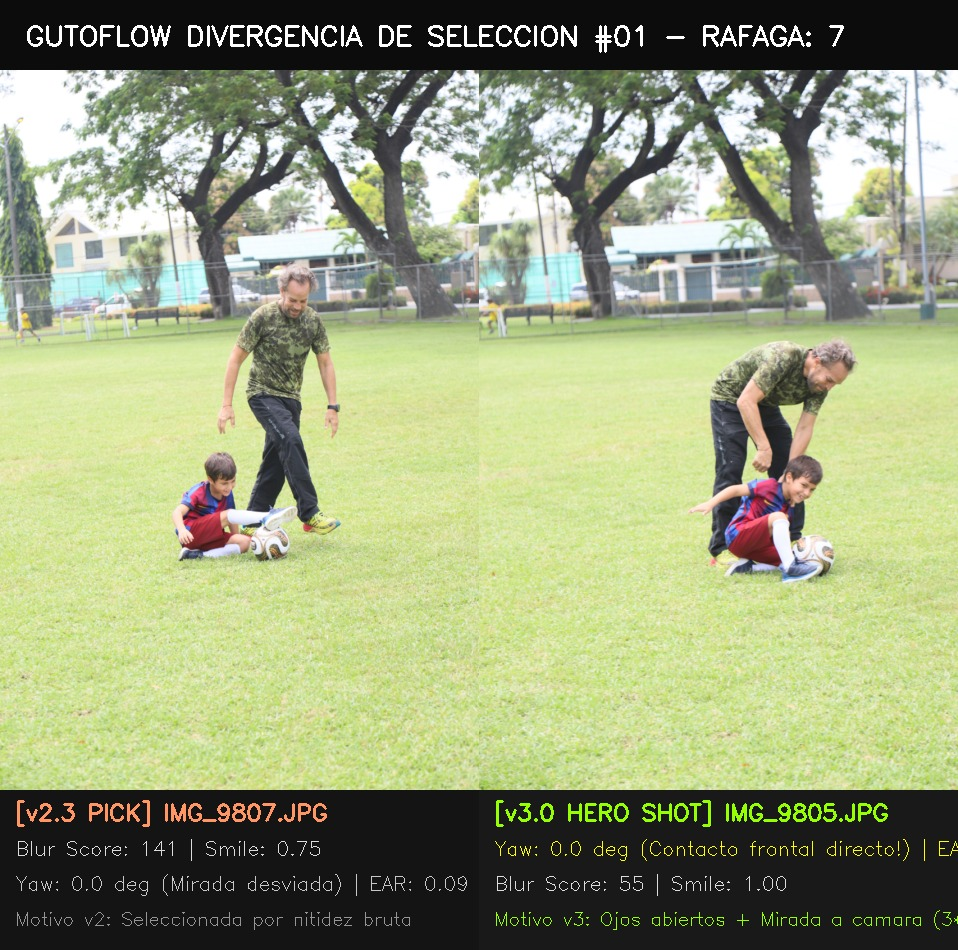
#> input picture .agents/audits/giler/audit_burst_01.jpg, 958 x 950 px
$ python -i technical_quality.py   (imports and definitions only)   (older library calls are emulated)
#> lines starting #> are read from the running program, lines starting #| are printed output that depends on the picture
"""
technical_quality.py — Análisis técnico de nitidez y exposición.
- Retratos: evalúa en el recorte del rostro para respetar el bokeh artístico.
- Objetos/Detalles: evalúa en la región de saliencia (zona de enfoque).
"""
import logging
from dataclasses import dataclass

import cv2
import numpy as np

logger = logging.getLogger(__name__)


@dataclass
class TechnicalQualityResult:
    is_blurry: bool
    blur_score: float          # Varianza Laplaciana (mayor = más nítido)
    blur_region: str           # "face" | "saliency" | "full"
    is_overexposed: bool
    is_underexposed: bool
    overexposed_pct: float     # % de píxeles quemados (255)
    underexposed_pct: float    # % de píxeles empastados (0)
    dynamic_range_score: float # 0-1, mayor = mejor rango dinámico
    cpbd_score: float = 0.0    # Métrica CPBD (0-1, edge-aware sharpness)


# --- Nitidez ---

import math

CPBD_RESCUE_THRESHOLD = 0.25  # Si CPBD >= 0.25 en la imagen, hay bordes nítidos inequívocos (bokeh en f/1.4, no fallo de toma)

def _laplacian_variance(gray: np.ndarray) -> float:
    """Calcula la varianza del Laplaciano de una región en escala de grises."""
    return float(cv2.Laplacian(gray, cv2.CV_64F).var())


def _cpbd_sharpness(gray: np.ndarray) -> float:
    """
    Calcula la métrica CPBD (Cumulative Probability of Blur Detection).
    Evalúa la nitidez analizando la dispersión del gradiente exclusivamente en
    los bordes del sujeto (edge-aware), evitando falsos positivos de desenfoque
    en fotos con diafragma abierto (bokeh profundo a f/1.2 - f/1.8).
    Retorna un valor normalizado entre 0.0 (totalmente borrosa) y 1.0 (muy nítida).
    """
    if gray is None or gray.size == 0:
        return 0.0
    h, w = gray.shape
    if h < 16 or w < 16:
        return 0.0

    # Detección de bordes mediante Canny
    edges = cv2.Canny(gray, 40, 120)
    edge_y, edge_x = np.where(edges > 0)
    num_edges = len(edge_y)
    if num_edges < 30:
        return 0.0

    gx = cv2.Sobel(gray, cv2.CV_64F, 1, 0, ksize=3)
    gy = cv2.Sobel(gray, cv2.CV_64F, 0, 1, ksize=3)

    # Muestreo determinista para velocidad constante y repetibilidad (~1200 puntos)
    if num_edges > 1200:
        step = max(1, num_edges // 1200)
        edge_y = edge_y[::step][:1200]
        edge_x = edge_x[::step][:1200]

    sharp_count = 0.0
    total_valid = 0
    M = 5

    for y, x in zip(edge_y, edge_x):
        if y < M or y >= h - M or x < M or x >= w - M:
            continue
        vx, vy = gx[y, x], gy[y, x]

        if abs(vx) > abs(vy):
            # Transición horizontal dominante
            line_g = gx[y, x - M:x + M + 1]
            sign = np.sign(vx)
            if sign == 0:
                continue
            pos = M
            l = pos
            while l > 0 and line_g[l - 1] * sign > 0.15 * abs(vx):
                l -= 1
            r = pos
            while r < 2 * M and line_g[r + 1] * sign > 0.15 * abs(vx):
                r += 1
            width = r - l + 1
        else:
            # Transición vertical dominante
            line_g = gy[y - M:y + M + 1, x]
            sign = np.sign(vy)
            if sign == 0:
                continue
            pos = M
            l = pos
            while l > 0 and line_g[l - 1] * sign > 0.15 * abs(vy):
                l -= 1
            r = pos
            while r < 2 * M and line_g[r + 1] * sign > 0.15 * abs(vy):
                r += 1
            width = r - l + 1

        total_valid += 1
        # Modelo JNB (Just Noticeable Blur): bordes <= 3px son nítidos
        if width <= 3:
            sharp_count += 1.0
        elif width <= 4:
            sharp_count += 0.5

    if total_valid == 0:
        return 0.0
    return float(sharp_count / total_valid)


# [251 lines left out: functions _fft_acutance, max_region_sharpness, analyze_sharpness, evaluate_blur, analyze_exposure, evaluate_technical_quality, not called in this run]

>>> import cv2
>>> picture = cv2.imread('../../.agents/audits/giler/audit_burst_01.jpg', cv2.IMREAD_GRAYSCALE)
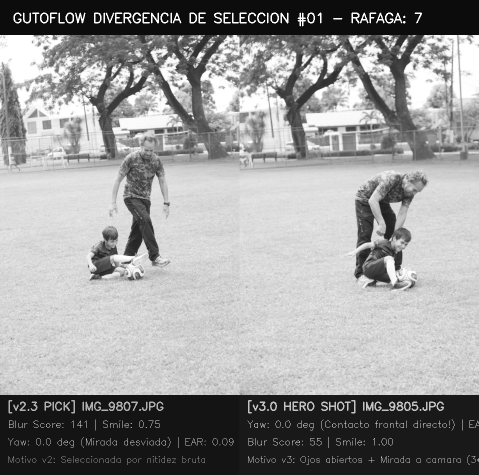
#> picture: shape (950, 958) (shown at 1/2 size); min 1, max 255, mean 152
>>> result = _cpbd_sharpness(picture)
#> in _cpbd_sharpness, `edges = cv2.Canny(gray, 40, 120)`:
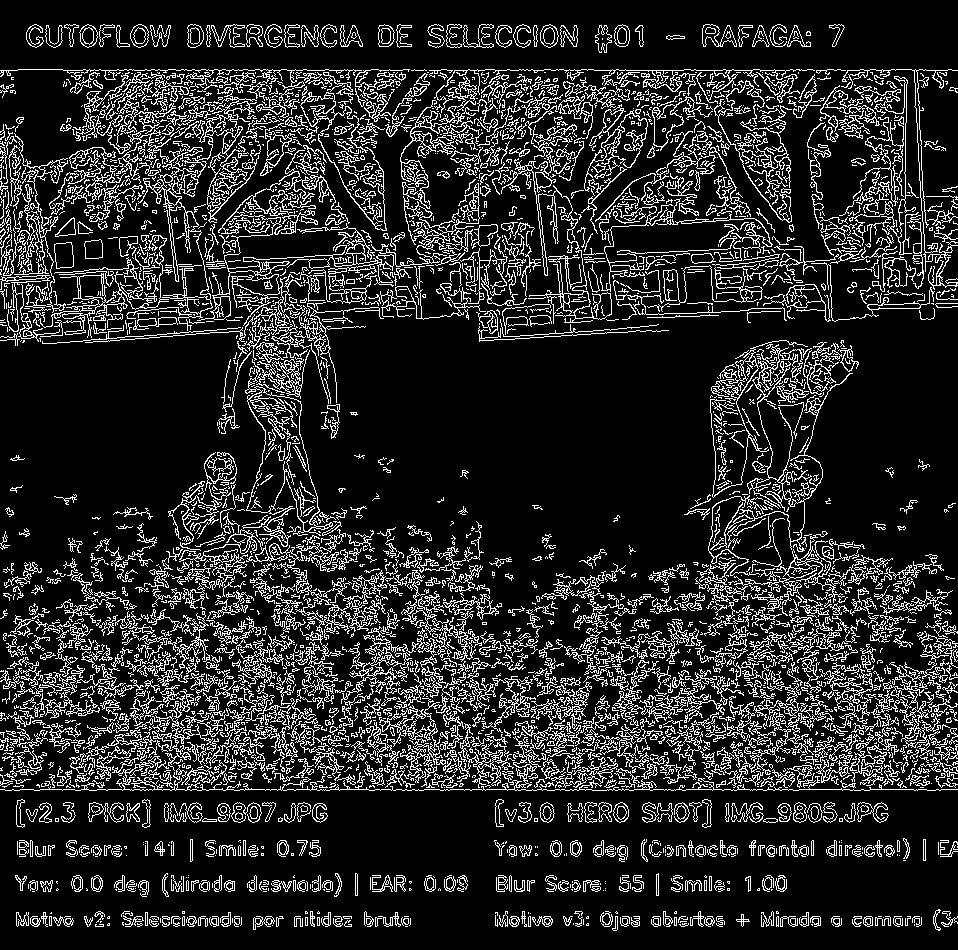
#> edges: shape (950, 958); 15.9% white in thin lines or dots
#> in _cpbd_sharpness, `num_edges = len(edge_y)`: num_edges = 144387
#> in _cpbd_sharpness, `gx = cv2.Sobel(gray, cv2.CV_64F, 1, 0, ksize=3)`:
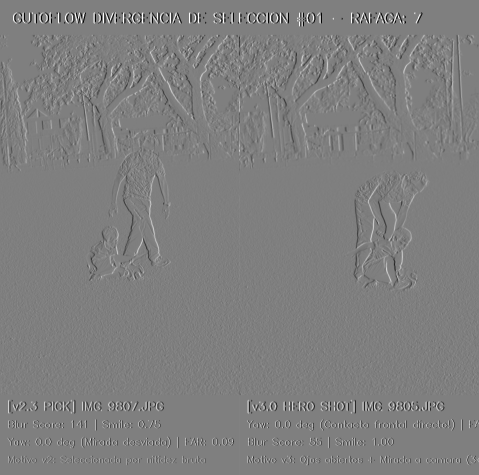
#> gx: shape (950, 958) float64 (shown at 1/2 size); min -988, max 991, mean 0; drawn with min black and max white
#> in _cpbd_sharpness, `gy = cv2.Sobel(gray, cv2.CV_64F, 0, 1, ksize=3)`:
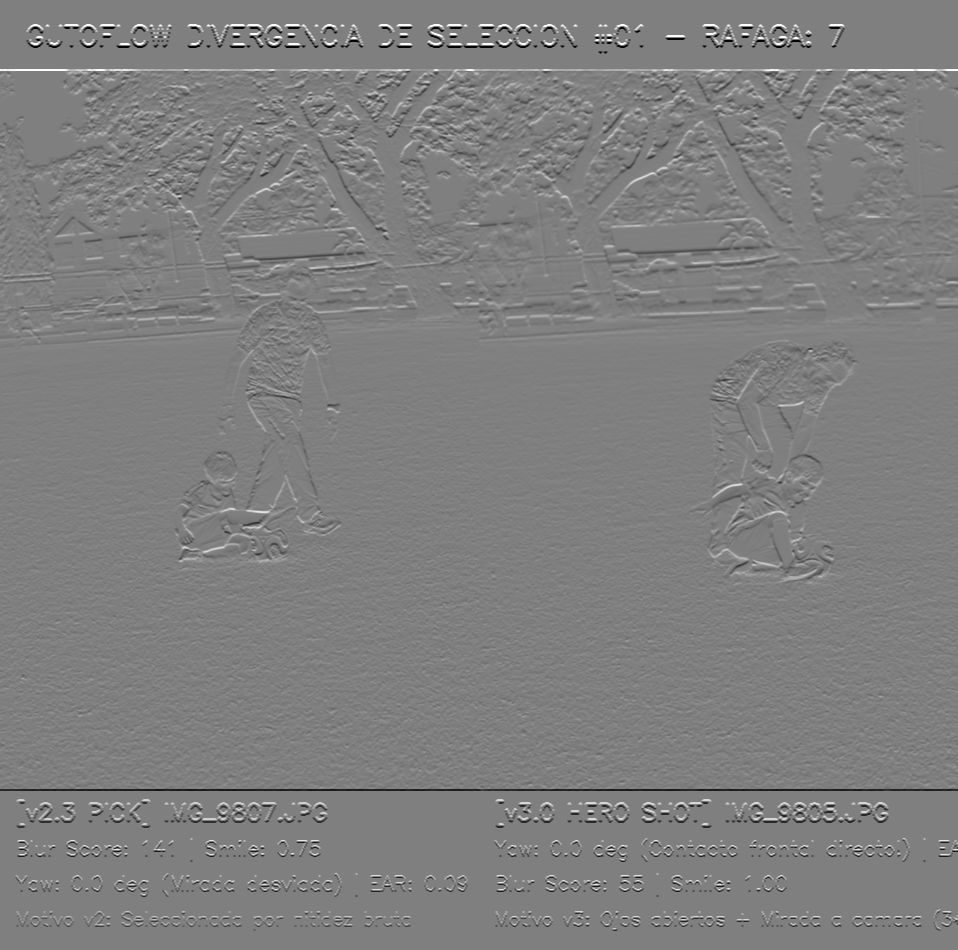
#> gy: shape (950, 958) float64; min -986, max 985, mean 0.1; drawn with min black and max white
#> in _cpbd_sharpness, `step = max(1, num_edges // 1200)`: step = 120
#> in _cpbd_sharpness, `edge_y = edge_y[::step][:1200]`: edge_y = 1200 values from 24 to 924
#> in _cpbd_sharpness, `edge_x = edge_x[::step][:1200]`: edge_x = 1200 values, max 955 at index 927, min 2 at index 986, mean 470.8
#> the loop in _cpbd_sharpness, `for y, x in zip(edge_y, edge_x):` made 1200 passes
#> (y, x, vx, vy, line_g, sign, width, sharp_count) on passes 1 to 5: (24, 34, -1, 969, [0, 0, 0, 0, 1, 969, 967, 3, -981, -963, 7], 1, 2, 1), (25, 113, -491, 969, [0, 0, 0, -5, 727, 969, -8, -964, -722, 6, 3], 1, 2, 2), (25, 461, -713, 727, [0, 0, 0, 8, 226, 727, 6, -735, -224, -6, -5], 1, 2, 3), (26, 145, -717, 725, [0, 0, -5, 2, 246, 725, 727, 243, -4, -243, -238], 1, 4, 3.5), (27, 68, -1, -961, [0, 8, 959, 964, -7, -961, -950, -16, -1, 4, -2], -1, 2, 4.5)

$ run again, on .agents/audits/giler/audit_burst_03.jpg
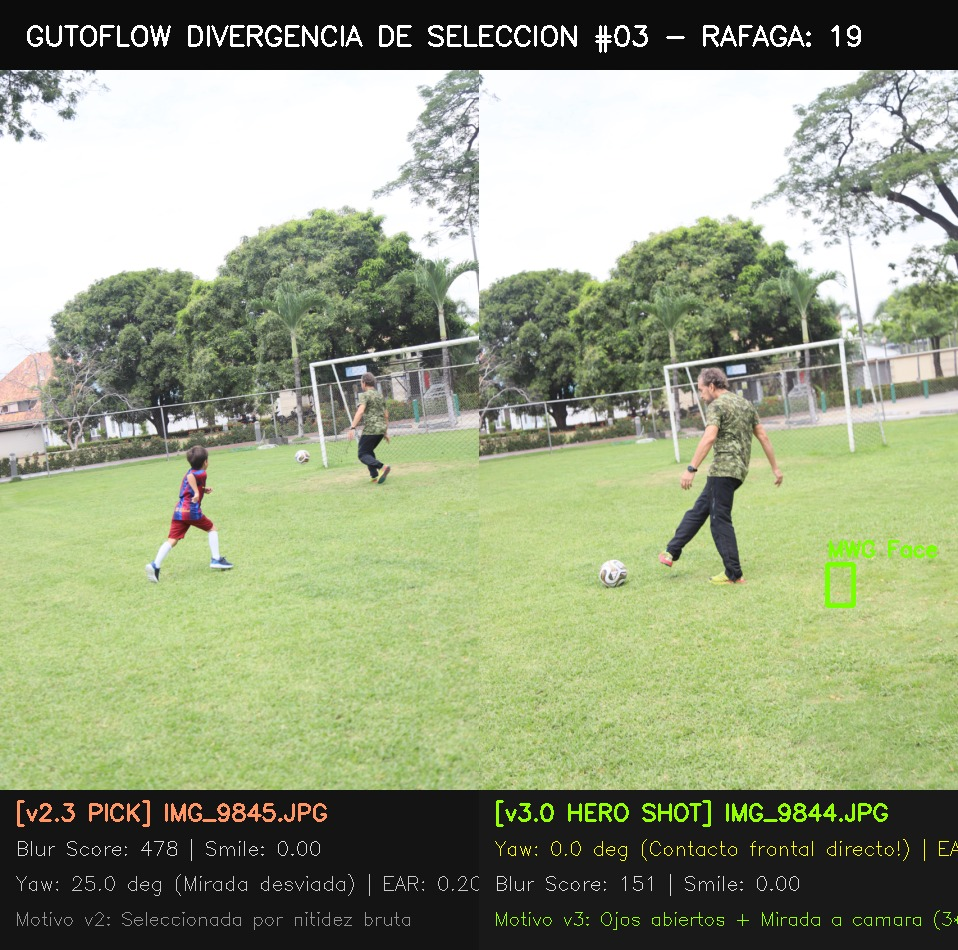
#> input picture .agents/audits/giler/audit_burst_03.jpg, 958 x 950 px
#> in _cpbd_sharpness, `edges = cv2.Canny(gray, 40, 120)`:
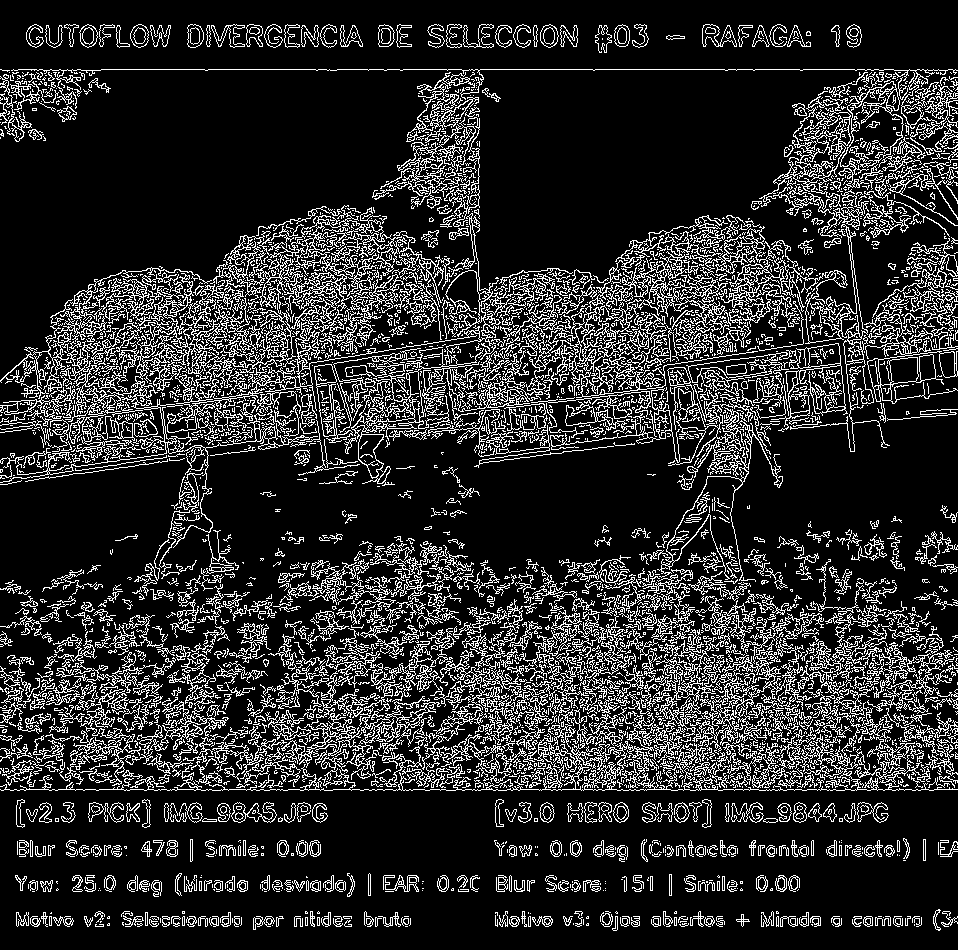
#> edges: shape (950, 958); 17.2% white in thin lines or dots
#> num_edges = 156144
#> in _cpbd_sharpness, `gy = cv2.Sobel(gray, cv2.CV_64F, 0, 1, ksize=3)`:
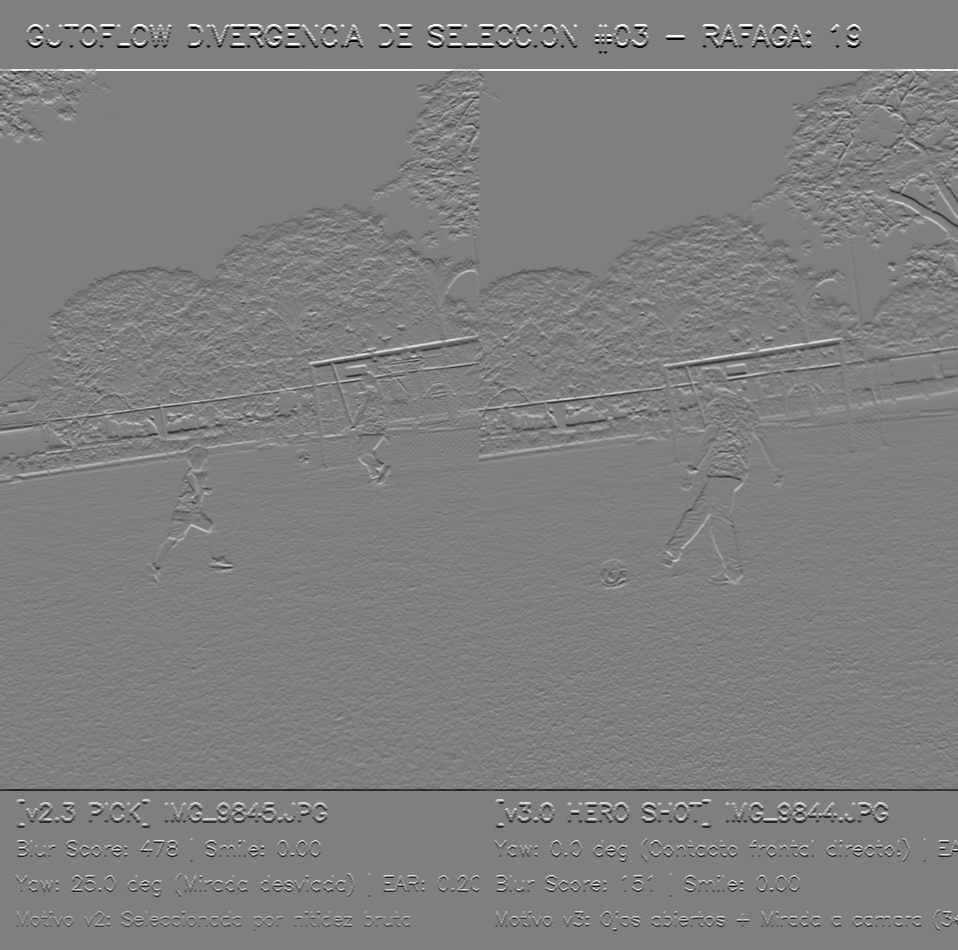
#> gy: shape (950, 958) float64; min -986, max 985, mean 0.1; drawn with min black and max white
#> step = 130
#> edge_y = 1200 values from 24 to 925
#> edge_x = 1200 values, max 957 at index 901, min 1 at index 1098, mean 501
#> the loop in _cpbd_sharpness, `for y, x in zip(edge_y, edge_x):` made 1200 passes
#> (y, x, vx, vy, line_g, sign, width, sharp_count) on passes 1 to 5: (24, 34, -1, 969, [0, 0, 0, 0, 1, 969, 967, 3, -981, -963, 7], 1, 2, 1), (25, 143, -483, 957, [0, 0, 0, 2, 247, 957, 725, 3, -243, -723, -727], 1, 3, 2), (25, 519, 485, 971, [0, 0, 0, 1, 239, 971, 729, -6, -241, -733, -722], 1, 3, 3), (26, 279, -724, 724, [0, 0, -3, 1, 241, 724, 730, 239, 0, -238, -725], 1, 4, 3.5), (27, 153, -973, -1, [-2, 725, 968, 246, -968, -973, 5, 4, -4, -5, 973], -1, 2, 4.5)
